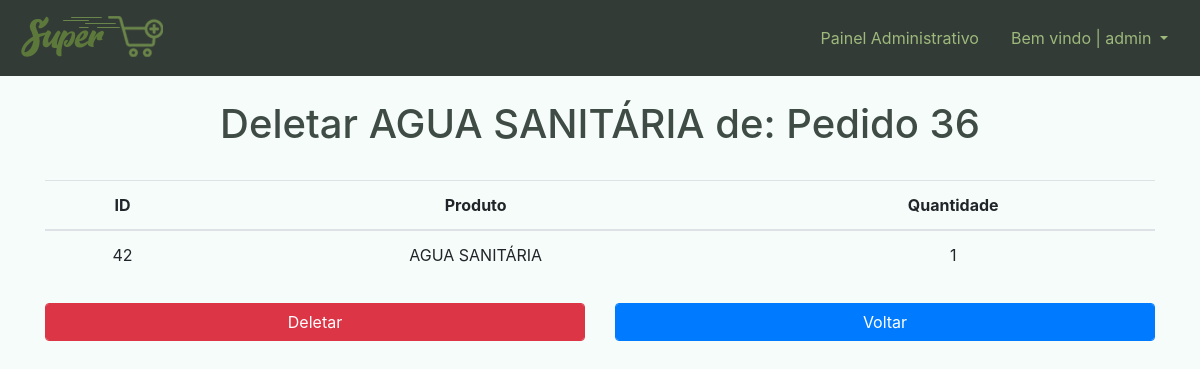
/dashboard/itens/deletar/42 (signed in), run on the app's committed database.
### pedido/models.py (models this page shows, shortened)
class ItemPedido(models.Model):
    pedido = models.ForeignKey(Pedido,related_name='pedidos',on_delete=models.CASCADE, verbose_name='Pedido')
    produto = models.ForeignKey(Produto, on_delete=models.CASCADE, verbose_name='Produto')
    preco = models.DecimalField(max_digits=10, decimal_places=2, verbose_name='Preço')
    quantidade = models.PositiveIntegerField(validators=[MinValueValidator(1), MaxValueValidator(100),])

class Pedido(models.Model):
    cliente = models.CharField(max_length=100, blank=False,verbose_name='Cliente')
    endereco = models.CharField(max_length=100, blank=False,verbose_name='Endereço')
    pago = models.BooleanField(auto_created=True, default=True, verbose_name='Pago')
    def __str__(self):
        return str(f'Pedido {self.id}')

### dashboard/models.py (models this page shows)
class Produto(models.Model):
    categoria = models.ForeignKey(Categoria, on_delete=models.CASCADE, verbose_name='Categoria')
    nome = models.CharField(max_length=150, unique=True, blank=False, null=False, verbose_name='Produto')
    quantidade = models.IntegerField(blank=False, null=False, verbose_name='Quantidade')
    valor_pago = models.DecimalField(max_digits=6, decimal_places=2, blank=False, null=False,verbose_name='Valor Pago')
    preco_medio = models.DecimalField(default=0.00, max_digits=5, decimal_places=2, blank=False, null=False,verbose_name='Preço de Venda',editable=False)
    data_criada = models.DateTimeField(auto_now_add=True, verbose_name='Criado')
    data_modificacao = models.DateTimeField(auto_now=True,verbose_name='Modificado')
    status = models.BooleanField(default=True, auto_created=True)
    def __str__(self):
        return self.nome

### dashboard/views.py (the view)
# urls.py: path('itens/deletar/<int:id>', item_del, name='item_del'),
@login_required()
@permission_required(perm='foo.view_bar', login_url='dash_index',raise_exception=True)
def item_del(request, id):
    item = get_object_or_404(ItemPedido, id=id)
    if request.method == 'POST':
        item.delete()
        messages.add_message(request, messages.SUCCESS, 'Item deletado!')
        return redirect('itens_list')
    return render(request, 'dashboard/itens/dash_item_conf_del.html', {'item': item})

### dashboard/templates/dashboard/itens/dash_item_conf_del.html (shortened to what this page needs)
{% extends 'base.html' %}
{% block navbar %}
{% include 'parciais/_dash_header.html' %}
{% endblock %}
{% block main %}
<div class="container">
    <div class="row justify-content-md-center mt-4">
        <h1>Deletar {{item.produto}} de: {{item.pedido}}</h1>
    </div>
    <div class=" justify-content-md-center mt-4">
        <table class="table table-hover mt-4">
            <thead>
                <tr style="text-align: center; vertical-align: middle;">
                    <th>ID</th>
                    <th>Produto</th>
                    <th>Quantidade</th>
                </tr>
            </thead>
            <tbody>
                <tr style="text-align: center; vertical-align: middle;">
                    <td scope="row">{{item.id}}</td>
                    <td scope="col">{{item.produto}}</td>
                    <td scope="col">{{item.quantidade}}</td>
                </tr>
            </tbody>
        </table>
        <form action="{% url 'item_del' item.id %}" method="POST" class="mt-4">
            <div class="row">
                <div class="col">
                    <button type="submit" class="form-control btn btn-danger">Deletar</button>
                </div>
                <div class="col">
                    <a href="{% url 'itens_list' %}" class="form-control btn btn-primary">Voltar</a>
                </div>
            </div>
        </form>
    </div>
</div>
{% endblock %}

### templates/parciais/_dash_header.html (shortened to what this page needs)
{% load static %}
<nav class="navbar navbar-expand-lg navbar navbar-dark bg-dark2">
    <a class="navbar-brand" href="{% url 'super_index' %}"><img src="{% static 'img/logo.png' %}" alt="SuperMais"></a>
    <div class="collapse navbar-collapse" id="navbarSupportedContent">
        <span class="navbar-text">
            <a class="nav-link" href="{% url 'dash_index' %}">Painel Administrativo</a>
        </span>
        <span class="navbar-text">
            <div class="dropdown text-dash">
                <a class="nav-link dropdown-toggle " href="" id="navbarDropdown" role="button" data-toggle="dropdown"
                    aria-haspopup="true" aria-expanded="false">
                    Bem vindo | {{user}}
                </a>
            </div>
        </span>
    </div>
</nav>

### templates/static/css/style.css (style rules this page uses)
body { background-color: #f6fcfa !important; }
h1,h2,h3,h4,h5,h6 { color: #3f4b45 !important; }
.bg-dark2 { background-color: #333b37 !important; }
.nav-link { color: rgb(157 185 123) !important; }
.text-dash a { color: #9db97b !important; }

### data on the page
ItemPedido: produto "AGUA SANITÁRIA", pedido "Pedido 36", id "42", quantidade "1"

### other printed values
{{ user }} "admin"
